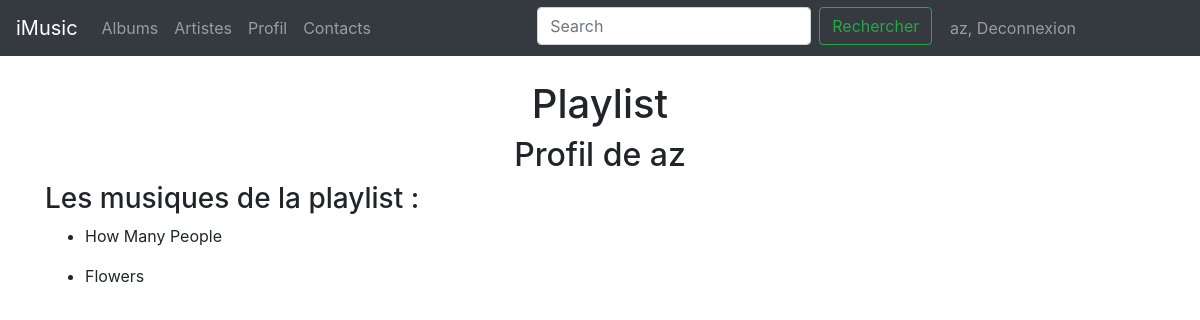
Screenshot of /profil/playlist/1 (signed in) with the database file from the repository.
### projet/models.py (models this page shows, shortened)
class User(db.Model, UserMixin):
	login = db.Column(db.String(50), primary_key=True)
	password = db.Column(db.String(50))

class Musique(db.Model):
	id = db.Column(db.Integer, primary_key=True)
	titre = db.Column(db.String(100))
	nom_de_fichier = db.Column(db.String(100))
	album_id = db.Column(db.Integer, db.ForeignKey("album.id"))
	album = db.relationship("Album", backref=db.backref("album", lazy="dynamic"))

### projet/views.py (the view)
@app.route("/profil/playlist/<idPlay>")
def afficherPlaylist(idPlay):
	listeR = get_musiques(idPlay)
	return render_template("profil.html",title="Playlist", listeR = listeR)

### projet/models.py (called while the page is built)
def get_musiques(idP):
	listeR = RelationPM.query.filter(RelationPM.playlist_id == idP).all()
	listeMusique = []
	for R in listeR:
		listeMusique.append(R.musique)
	return listeMusique

@login_manager.user_loader
def load_user(username):
	return User.query.get(username)

### projet/templates/profil.html
{% extends "base.html" %}
{% block styles %}
{{ super() }}
<link rel="stylesheet" href="{{ url_for('static', filename='profil.css') }}"/>
{% endblock %}
{% block main %}
  {% if current_user.is_authenticated %}
    <h2> Profil de {{ current_user.login}}</h2>
    {% if title == 'Profil' %}
    <div class='changerMdp'>
      <a class="nav-link" href="{{url_for('changermdp')}}">-> Changer mon mot de passe</a>
    </div>
    <div class='playlists'>
      <h3> Mes playlists </h3>
      <ul>
        {% for r in listeP %}
          <li>
            <p><a href="{{url_for('afficherPlaylist', idPlay= r.id )}}">{{ r.titre }}</a></p>
          </li>
        {% endfor %}
      </ul>
    </div>
    {% else %}
    <div class='playlists'>
      <h3> Les musiques de la playlist : </h3>
      <ul>
        {% for r in listeR %}
          <li>
            <p>{{ r.titre }}</p>
          </li>
        {% endfor %}
      </ul>
    </div>
    {%endif%}
  {% else %}
    <p> Connectez vous pour avoir accès à votre profil
    <a class="nav-link" href="{{url_for('connexion')}}">-> Me connecter</a> </p>
    <p> Vous n'avez pas encore de compte ?
    <a class="nav-link" href="{{url_for('creercompte')}}">-> Créer mon compte</a> </p>
  {% endif %}
{% endblock %}

### projet/templates/base.html (shortened to what this page needs)
{% extends "bootstrap/base.html" %}
{% block styles %}
<link rel="stylesheet" href="https://maxcdn.bootstrapcdn.com/bootstrap/4.0.0-beta.2/css/bootstrap.min.css"
integrity="sha384-PsH8R72JQ3SOdhVi3uxftmaW6Vc51MKb0q5P2rRUpPvrszuE4W1povHYgTpBfshb">
<link rel="stylesheet" href="{{ url_for('static', filename='../static/base.css') }}"/>
{% endblock %}
{% block navbar %}
<nav class="navbar navbar-expand-md navbar-dark bg-dark fixed-top" id="navbar">
      <a class="navbar-brand" href="{{url_for('home')}}">iMusic</a>
      <div class="collapse navbar-collapse" id="navbarsExampleDefault">
        <ul class="navbar-nav mr-auto" id="navlist">
          <li class="nav-item">
            <a class="nav-link" href="{{url_for('afficherListeAlbum', numero_page=0)}}"> Albums </a>
          </li>
          <li class="nav-item">
            <a class="nav-link" href="{{url_for('afficherListeArtiste', numero_page=0)}}">Artistes</a>
          </li>
          <li class="nav-item">
            {% if current_user.is_authenticated %}
              <a class="nav-link" href="{{url_for('profil', log=current_user.login)}}">Profil</a>
            {% else %}
              <a class="nav-link" href="{{url_for('profil_none')}}">Profil</a>
            {% endif %}
          </li>
          <li class="nav-item">
            <a class="nav-link" href="#">Contacts</a>
          </li>
        <li><section id="co">
          <form class="form-inline my-2 my-lg-0" id="co1" action="{{url_for('deconnexion')}}" method="POST">
            <input class="form-control mr-sm-2" type="text" placeholder="Search" aria-label="Rechercher">
            <button class="btn btn-outline-success my-2 my-sm-0" type="submit">Rechercher</button>
          </form>
        <li class="nav-item">
          {% if current_user.is_authenticated %}
          <a class="nav-link" href="{{url_for('deconnexion')}}" id="co2">{{ current_user.login}}, Deconnexion </a>
          {% else %}
          <a class="nav-link" href="{{url_for('connexion')}}" id="co2">Se connecter</a>
          {% endif %}
        </li>
      </section></li>
      </ul>
      </div>
    </nav>
{% endblock %}
{% block content %}
<h1 id="titre"> {{title}} </h1>
<main role="main" class="container">
{% block main %}{% endblock %}
</main>
{% endblock %}

### projet/static/base.css (style rules this page uses)
h1 { text-align: center; }
#co { display : inline-flex; flex-wrap: nowrap; height: 2.2em; width: 30em; margin-left: 33%; }
#co1 { display : inline-flex; flex-wrap: nowrap; }
#co2 { flex-wrap: nowrap; height: 2.2em; width: 30em; margin-left: 2%; }

### projet/static/profil.css (style rules this page uses)
body { padding-top: 5em; }
h2 { text-align: center; }

### rows the page displays
User: login "az"
Musique: titre "How Many People"
Musique: titre "Flowers"

### other values shown
{{ title }} "Playlist"
